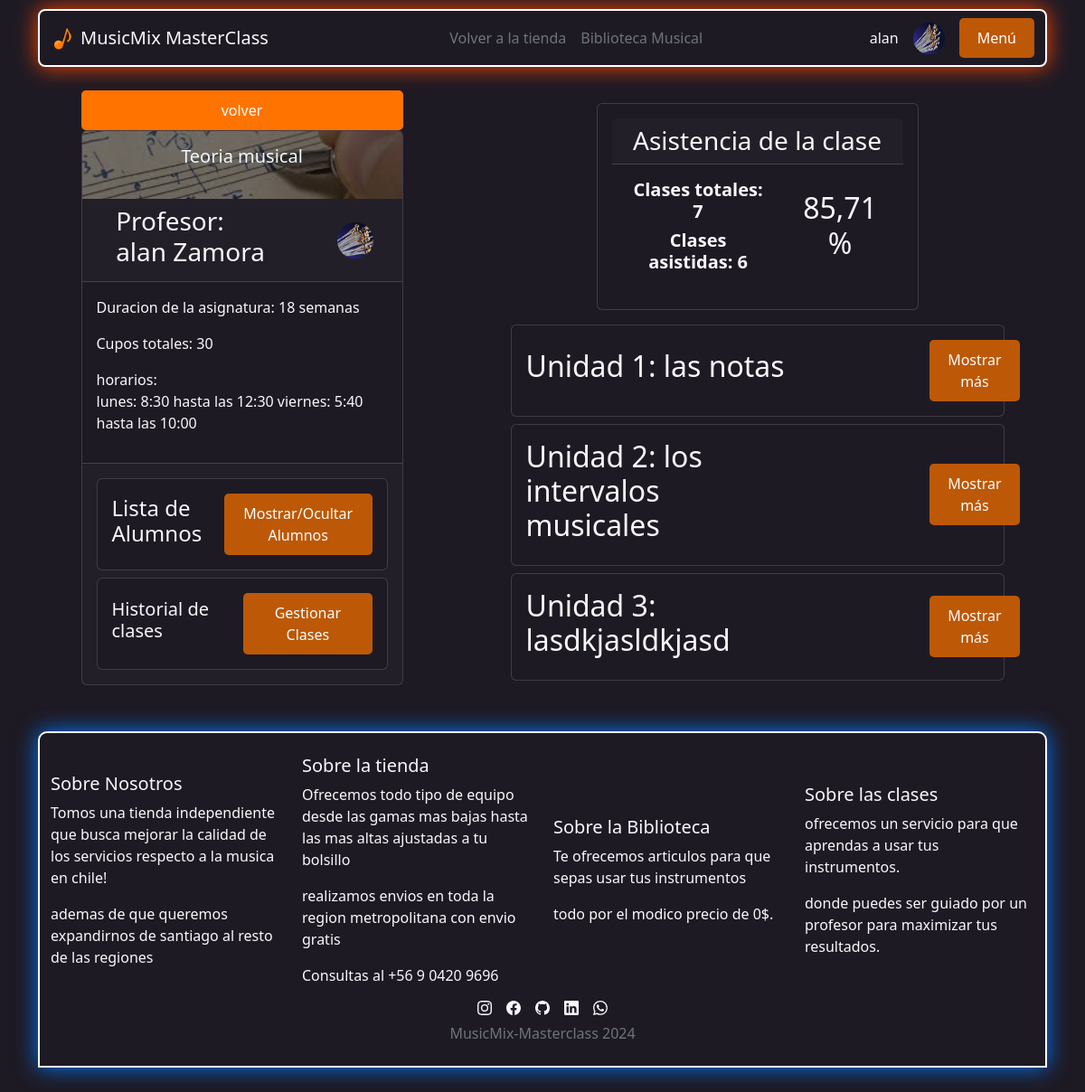
The app's page /MusicClass/detalle/1/ (signed in) with its own data.
### Store/models.py (models this page shows, shortened)
class Usuario(AbstractUser):
    RUT                 = models.CharField(default = '', max_length = 13,  unique = True, error_messages = {"unique": "El rut ya está registrado."}, blank=True)
    nacimiento          = models.DateField(null = True)
    genero              = models.IntegerField(default = 2, choices = opcionesSexo)
    telefono            = models.CharField(default = '', max_length = 15)
    direccion           = models.CharField(default = '', max_length = 300)
    region              = models.IntegerField(null = True, blank = True, choices = regiones)
    comuna              = models.IntegerField(null = True, blank = True, choices = comunas)
    foto_de_Usuario     = models.ImageField(upload_to = "usuarios",null = True)
    es_profesor         = models.BooleanField(default=False)
    es_admin_biblioteca = models.BooleanField(default=False)
    class Meta:
        ordering = ['username']

### Classes/models.py (models this page shows, shortened)
class Asignatura(models.Model):
    id_asignatura       = models.AutoField(primary_key=True)
    nombre_asignatura   = models.TextField(max_length=30)
    desc_asignatura     = QuillField()
    fecha_creacion      = models.DateField(auto_now_add=True)
    profesor            = models.ForeignKey(Usuario,on_delete= models.PROTECT)
    activa              = models.BooleanField()
    duracion            = models.IntegerField(help_text="Duración en semanas", null=True, blank=True)
    cupos_maximos       = models.PositiveIntegerField(default=30)
    horario             = models.TextField(null=True, blank=True)
    imagen_asignatura   = models.ImageField(upload_to='asignaturas')

class UnidadClase(models.Model):
    id_unidad_clase     = models.AutoField(primary_key=True)
    nombre_unidad       = models.TextField(max_length=200)
    fecha_creacion      = models.DateField(auto_now_add=True)
    descripcion         = models.TextField(null=True, blank=True)
    numero_orden        = models.PositiveIntegerField(default=1)
    materia_asociada    = models.ForeignKey(Asignatura,on_delete=models.PROTECT)
    imagenclase         = models.ImageField(upload_to='unidades')

### Classes/views.py (the view, shortened to what this page needs)
# urls.py: path('detalle/<id>/', classdetalle, name="detalleclase"),
@login_required
def classdetalle(request, id):
    asignatura = Asignatura.objects.get(id_asignatura=id)
    unidades = UnidadClase.objects.filter(materia_asociada=asignatura.id_asignatura).prefetch_related('contenidoclase_set')
    alumnos = AsignaturaXAlumno.objects.filter(id_asignatura_rel=asignatura)
    clases = Clase.objects.filter(asignatura=asignatura).order_by('-id_clase')
    form = ClaseForm()
    usuario = request.user
    try:
        asignatura_alumno = AsignaturaXAlumno.objects.get(id_asignatura_rel=asignatura, id_alumno_usuario=usuario)
        total_clases = clases.count()
        asistencias_confirmadas = Asistencia.objects.filter(
            asignatura_alumno=asignatura_alumno,
            confirmacion=True
        ).count()
        porcentaje_asistencia = (asistencias_confirmadas / total_clases) * 100 if total_clases > 0 else 0
    except AsignaturaXAlumno.DoesNotExist:
        asignatura_alumno = None
        total_clases = 0
        asistencias_confirmadas = 0
        porcentaje_asistencia = 0
    data = {
        'a': asignatura,
        'unidades': unidades,
        'alumnos': alumnos,
        'clases': clases,
        'form': form,
        'asistencias_confirmadas': asistencias_confirmadas,
        'total_clases': total_clases,
        'porcentaje_asistencia': porcentaje_asistencia,
    }
    return render(request, 'clases/classdetalle.html', data)

### Store/Cart/context_processor.py (called while the page is built)
def importe_total_carro(request):
    total = 0
    if 'carro' in request.session.keys():
        for key,value in request.session["carro"].items():
            total += int(value["precio"] * value["cantidad"])
    return {"importe_total_carro":total}

### Classes/Templates/clases/classdetalle.html (shortened to what this page needs)
{% extends "Base3.html" %}
{% load humanize %}
{% load static %}
{% block content %}
<div class="row justify-content-around align-items-center">
    <div class="col-4">
        <div class="row">
            <div class="d-grid gap-2">
                <a href="{% url 'classinicio'%}" class="btn btn-danger-custom"> volver</a>
            </div>
        </div>
        <div class="card p-0">
            <img src="{{a.imagen_asignatura.url}}" class="card-img-top w-100" id='imagen' alt="...">
            <div class="card-img-overlay">
                <h5 class="card-title text-center" style="color: aliceblue;">{{a.nombre_asignatura}}</h5>
            </div>
            <div class="card-header">
                <div class="row justify-content-around align-items-center">
                    <div class="col-7">
                        <h3>Profesor: {{a.profesor.first_name}} {{a.profesor.last_name}}</h3>
                    </div>
                    <div class=" col-2">
                        <img src="{{a.profesor.foto_de_Usuario.url}}" id="imagenprofe">
                    </div>
                </div>
            </div>
            <div class="card-body">
                <div class="row justify-content-center">
                    <p>
                        Duracion de la asignatura: {{a.duracion}} semanas
                    </p>
                    <p>
                        Cupos totales: {{a.cupos_maximos}}
                    </p>
                    <p>horarios: <br>{{a.horario}}</p>
                </div>
            </div>
            <div class="card-footer">
                <div class="card my-2">
                    <div class="card-body">
                        <div class="d-flex justify-content-between align-items-center">
                            <h4>Lista de Alumnos</h4>
                            <button class="btn btn-primary-custom" type="button" data-bs-toggle="collapse"
                                data-bs-target="#listaAlumnos" aria-expanded="false" aria-controls="listaAlumnos">
                                Mostrar/Ocultar Alumnos
                            </button>
                        </div>
                    </div>
                </div>
                <div class="card my-2">
                    <div class="card-body">
                        <div class="d-flex justify-content-between align-items-center">
                            <h5>Historial de clases</h5>
                            <div class="btn-group">
                                <button class="btn btn-primary-custom" type="button" data-bs-toggle="offcanvas"
                                    data-bs-target="#clasesOffcanvas" aria-controls="clasesOffcanvas">
                                    Gestionar Clases
                                </button>
                            </div>
                        </div>
                    </div>
                </div>
            </div>
        </div>
    </div>
    <div class="col-6">
        <div class="row justify-content-center align-items-center my-3">
            <div class="col-8">
                <div class="card text-center">
                    <div class="card-body">
                        <h3 class="card-header text-center">Asistencia de la clase</h3>
                        <div class="card-body ">
                            <div class="row justify-content-center align-items-center ">
                                <div class="col-7">
                                    <h5><strong>Clases totales: {{ total_clases }}</strong></h5>
                                    <h5> <strong>Clases asistidas: {{ asistencias_confirmadas }}</strong></h5>
                                </div>
                                <div class="col-5">
                                    <h2>
                                        {{ porcentaje_asistencia|floatformat:2 }}%
                                    </h2>
                                </div>
                            </div>
                        </div>
                    </div>
                </div>
            </div>
        </div>
        {% for u in unidades %}
        <div class="card my-2">
            <div class="card-body">
                <div class="row justify-content-between align-items-center">
                    <div class="col-7">
                        <h2>
                            Unidad {{ u.numero_orden }}: {{ u.nombre_unidad }}
                        </h2>
                    </div>
                    <div class="col-2">
                        <button class="btn btn-primary-custom" type="button" data-bs-toggle="collapse"
                            data-bs-target="#unidad{{ u.id_unidad_clase }}" aria-expanded="false"
                            aria-controls="unidad{{ u.id_unidad_clase }}">
                            Mostrar más
                        </button>
                    </div>
                </div>
            </div>
        </div>
        {% endfor %}
    </div>
</div>
{% endblock %}

### Classes/Templates/base3.html (shortened to what this page needs)
{% load static %}
{% load humanize %}
<!DOCTYPE html>
<html lang="es">
<head>
    <link href="https://cdn.jsdelivr.net/npm/bootstrap@5.3.0/dist/css/bootstrap.min.css" rel="stylesheet"
>
    <link rel="stylesheet" type="text/css" href="{% static 'css/styles.css' %}">
</head>
<body data-bs-theme="dark">
    <div class="container">
        <nav class="navbar navbar-expand-lg" id="navbarcolor">
            <div class="container-fluid d-flex justify-content-between align-items-center">
                <a class="navbar-brand d-flex align-items-center" href="{% url 'classinicio' %}"
                    style="color: var(--bs-body-color);">
                    <img src="{% static 'images/icono pagina.png' %}" width="25" height="25" alt="Icono MusicBook"
                        class="me-2">
                    MusicMix MasterClass
                </a>
                <div class="navbar-nav d-flex flex-row">
                    <button class="btn btn-link nav-link link-secondary"
                        onclick="redirectTo('{% url 'inicio' %}')">Volver a la tienda</button>
                    <button class="btn btn-link nav-link link-secondary"
                        onclick="redirectTo('{% url 'bookinicio' %}')">Biblioteca Musical</button>
                </div>
                <div class="d-flex align-items-center">
                    {% if not user.is_authenticated %}
                    <a href="{% url 'login' %}" class="btn btn-secondary me-2">Iniciar Sesión</a>
                    <a href="{% url 'registrarse' %}" class="btn btn-secondary me-2">Registrarse</a>
                    <button class="btn btn-secondary" data-bs-toggle="offcanvas" href="#offcanvasExample" role="button">
                        Menú
                    </button>
                    {% else %}
                    <div class="d-flex align-items-center">
                        <span class="me-3">{{ user.username }}</span>
                        {% if user.foto_de_Usuario %}
                        <img class="rounded-circle me-3" src="{{ user.foto_de_Usuario.url }}" alt="Foto de Usuario"
                            width="35" height="35">
                        {% endif %}
                        <button class="btn btn-primary-custom" data-bs-toggle="offcanvas" href="#offcanvasExample"
                            role="button">
                            Menú
                        </button>
                    </div>
                    {% endif %}
                </div>
            </div>
        </nav>
        <br>
        {% block content %}
        {% endblock %}
        {% include 'footer.html' %}
    </div>
</body>
</html>

### static/css/styles.css (style rules this page uses)
:root { --box-shadow-light: 0 0 10px black; --border-light: 1px solid gray; }
[data-bs-theme="dark"] { --box-shadow-dark-1: 0 0 10px #ff7301; --box-shadow-dark-2: 0 0 10px #ff9901; --box-shadow-dark-3: 0 0 10px #bd5806; --border-dark: 1px solid white; }

### Classes/Templates/base3.html (style rules this page uses)
:root { --box-shadow-light: 0 0 10px black; --border-light: 1px solid gray; }
[data-bs-theme="dark"] { --box-shadow-dark-1: 0 0 10px #ff7301; --box-shadow-dark-2: 0 0 10px #ff9901; --box-shadow-dark-3: 0 0 10px #bd5806; --border-dark: 1px solid white; }
#navbarcolor { border-radius: 8px; border: 2px solid white; box-shadow: 0 0 25px orangered, inset 0 0 0px orangered; margin-top: 10px; }

### Classes/Templates/clases/classdetalle.html (style rules this page uses)
#imagen { max-height: 75px; object-fit: cover; width: 100%; filter: brightness(50%); }
#imagenprofe { width: 40px; height: 40px; overflow: hidden; object-fit: cover; border-radius: 50%; }

### records on screen
Usuario: username "alan", foto_de_Usuario (picture)
Asignatura: imagen_asignatura (picture), nombre_asignatura "Teoria musical", profesor.first_name "alan", profesor.last_name "Zamora", profesor.foto_de_Usuario (picture), duracion "18", cupos_maximos "30", horario "lunes: 8:30 hasta las 12:30 viernes: 5:40 hasta las 10:00"
UnidadClase: numero_orden "1", nombre_unidad "las notas"
UnidadClase: numero_orden "2", nombre_unidad "los intervalos musicales"
UnidadClase: numero_orden "3", nombre_unidad "lasdkjasldkjasd"

### other values on screen
{{ total_clases }} "7"
{{ asistencias_confirmadas }} "6"
{{ porcentaje_asistencia|floatformat:2 }} "85,71"
